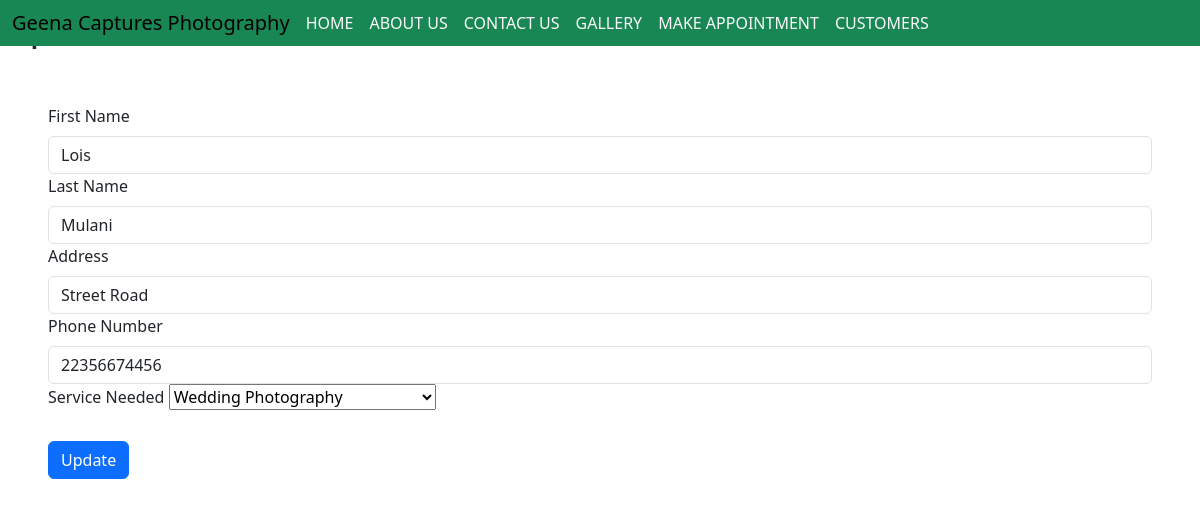
Page /edit/2 on the committed database.
### photographyapp/models.py (models this page shows, shortened)
class Customer(models.Model):
    firstname = models.CharField(max_length=50)
    lastname = models.CharField(max_length=50)
    address = models.CharField(max_length=50)
    phonenumber = models.IntegerField(default=0)
    email = models.EmailField()
    service = models.CharField(max_length=50)

### photographyapp/views.py (the view)
# urls.py: path('edit/<int:id>', views.edit),
def edit(request, id):
    customer = Customer.objects.get(id=id)
    return render(request, 'edit.html', {'customer':customer})

### templates/edit.html (shortened to what this page needs)
<!doctype html>
<html lang="en">
<head>
    {% load  static %}
    <link rel="stylesheet" href="{% static 'css/bootstrap.min.css' %}">
</head>
<body>
<header class="fixed-top bg-success">
    <div class="d-flex align-items-center">
<nav id="navbar" class="navbar navbar-default ">
    <div class="container-fluid">
        <div class="navbar-header">
            <a  class="navbar-brand me-3" href="" class="link-light">Geena Captures Photography</a>
        </div>
        <a class="nav-link scrollto me-3 link-light" href="{% url 'index' %}">HOME</a>
        <a class="nav-link scrollto me-3 link-light" href="{% url 'about' %}">ABOUT US</a>
        <a class="nav-link scrollto me-3 link-light" href="{% url 'contacts' %}">CONTACT US</a>
        <a class="nav-link scrollto me-3 link-light" href="{% url 'gallery' %}">GALLERY</a>
        <a class="nav-link scrollto me-3 link-light" href="{% url 'appointments' %}">MAKE APPOINTMENT</a>
        <a class="nav-link scrollto me-3 link-light" href="{% url 'customers' %}">CUSTOMERS</a>
    </div>
</nav>
        </div>
</header>
<section>
    <h1>Update customer details</h1>
<form  method="POST" action="/update/{{ customer.id }}" class="p-5">
<label for="fname" class="form-label">First Name</label>
<input type="text" id="fname" name="firstname" value="{{ customer.firstname }}" class="form-control">
<label for="lname" class="form-label">Last Name</label>
<input type="text" id="lname" name="lastname" value="{{ customer.lastname }}" class="form-control">
<label for="address" class="form-label">Address</label>
<input type="text" id="address" name="address" value="{{ customer.address }}" class="form-control">
    <label for="phone" class="form-label">Phone Number</label>
<input type="number" id="phone" name="phonenumber" value="{{ customer.phonenumber}}" class="form-control">
    <label for="service" class="form-label">Service Needed</label>
    <select name="service" id="service">
        <option selected>{{ customer.service }}</option>
    </select>
<br><br>
<button type="submit" class="btn btn-primary">Update</button>
</form>
</section>
</body>
</html>

### rows in the picture
Customer: firstname "Lois", lastname "Mulani", address "Street Road", phonenumber "22356674456", service "Wedding Photography"
